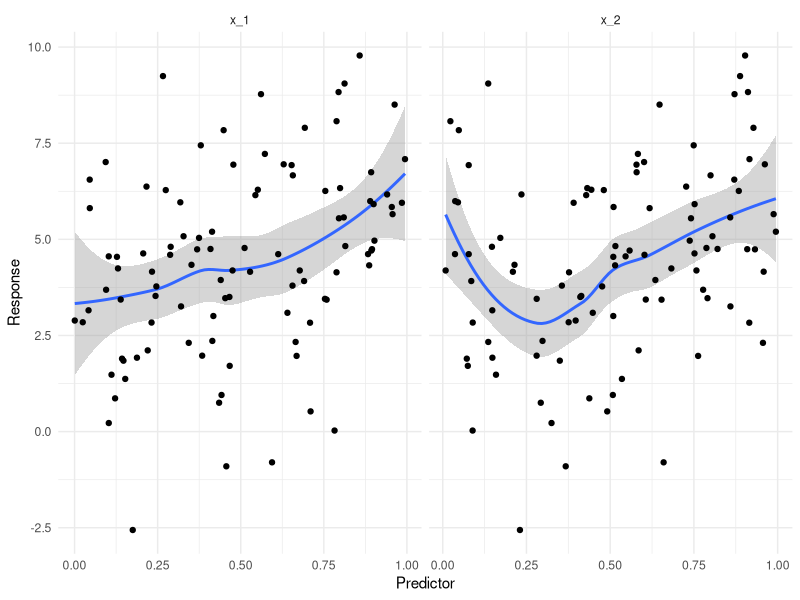
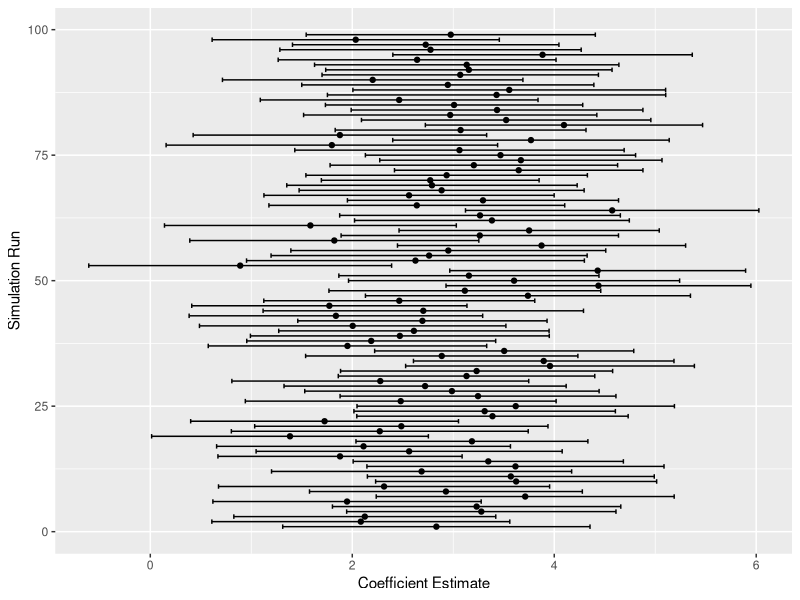

The R script that drew these images, in order:
## ---- chunk 1
library(tidyverse)
library(broom)


set.seed(123)  # For reproducibility

sigma <- 2
n <- 100  # Number of observations
R <- 1000

sim <- tibble(
  x_1 = runif(n*R, 0, 1),
  x_2 = runif(n*R, 0, 1),
  e = rnorm(n*R, mean = 0, sd = sigma),
  y = 2 + 3 * x_1 + 2 * x_2 + e,
  R = rep(1:R, each = n)
)
## ---- chunk 2
# Visualize the data in a grid layout with one columns for x_1 and y and another for x_2 and y
sim %>%
    filter(R == 1) %>%
    pivot_longer(cols = c(x_1, x_2), names_to = "x", values_to = "value") %>%
    ggplot(aes(x = value, y = y)) +
    geom_smooth() +
    geom_point() +
    facet_wrap(~ x, scales = "free_x") +
    labs(x = "Predictor", y = "Response") +
    theme_minimal()
## ---- chunk 3
# Fit a linear model to each simulation

sim_models <- sim %>%
  group_by(R) %>%
  do(model = lm(y ~ x_1 + x_2, data = .)) %>%
  ungroup() %>%
  mutate(tidy_model = map(model, tidy)) %>%
  unnest(tidy_model)

## ---- chunk 4
sim_models %>% head()
## ---- chunk 5
# Plot the boundaries of the confidence intervals for the x_1 coefficient

sim_models %>%
  filter(term == "x_1") %>%
  filter(R < 100) %>%
  ggplot(aes(x = estimate, y = R)) +
  geom_point() +
  geom_errorbar(aes(xmin = estimate - std.error * qt(0.975, df = n - 3),
                    xmax = estimate + std.error * qt(0.975, df = n - 3))) +
  labs(x = "Coefficient Estimate", y = "Simulation Run")
## ---- chunk 6

sim_models <- sim_models %>%
  mutate(
    lower = estimate - std.error * qt(0.975, df = n - 3),
    upper = estimate + std.error * qt(0.975, df = n - 3),
    contains_true_value = ifelse(lower <= 3 & upper >= 3, TRUE, FALSE)
  )
## ---- chunk 7
# Create a matrix of 101 normally distributed random numbers with mean 0 and standard deviation 1

set.seed(123)
random_matrix <- matrix(rnorm(101 * 101, mean = 0, sd = 1), nrow = 101 * 100, ncol = 101)
# Convert the matrix to a data frame
random_df <- as_tibble(random_matrix)

# Run a linear regression model for the first column of the data frame against all other columns


random_df %>% head()
## ---- chunk 8
fit <- lm(V1 ~ ., data = random_df)
summary(fit)

fit_dt <- tidy(fit)
fit_dt %>% head()
## ---- chunk 9
# Count how many coefficients are statistically significant at the 5 percent level
significant_count <- fit_dt %>%
    filter(p.value < 0.05) %>%
    nrow()

significant_count
